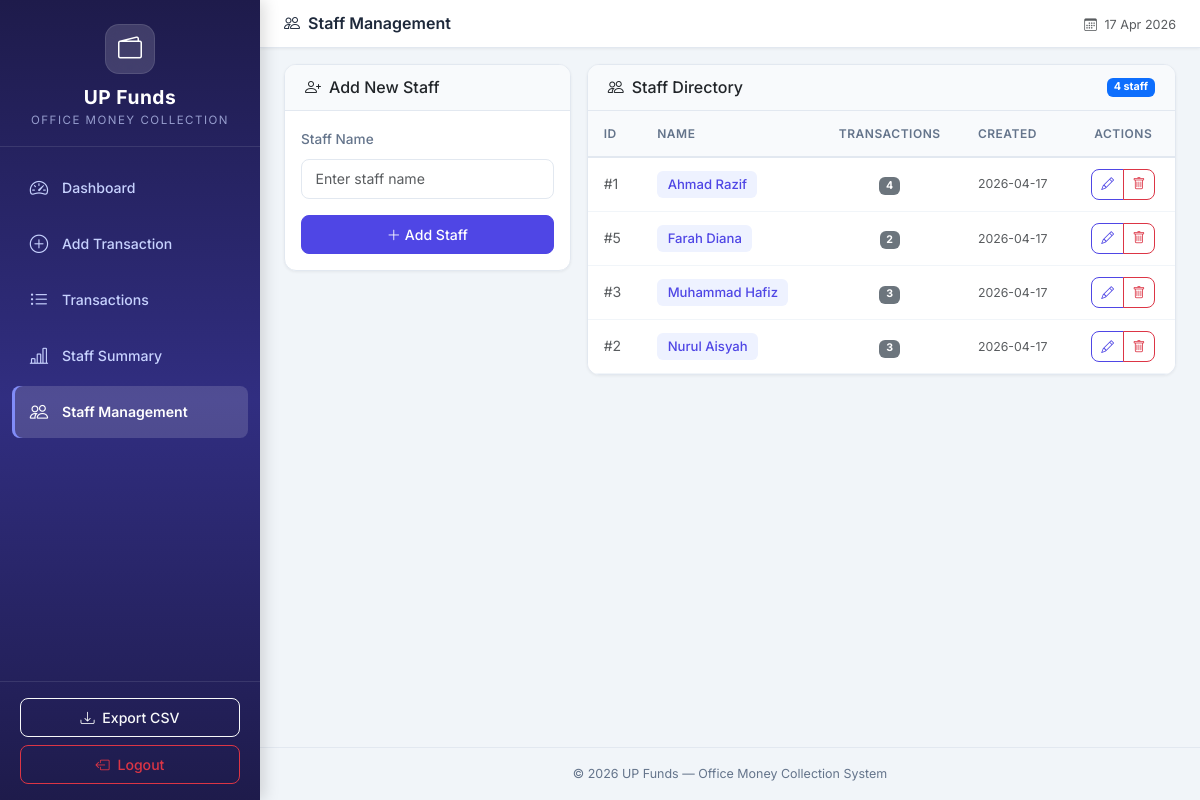
/staff (signed in), run on an earlier commit of the app's database.
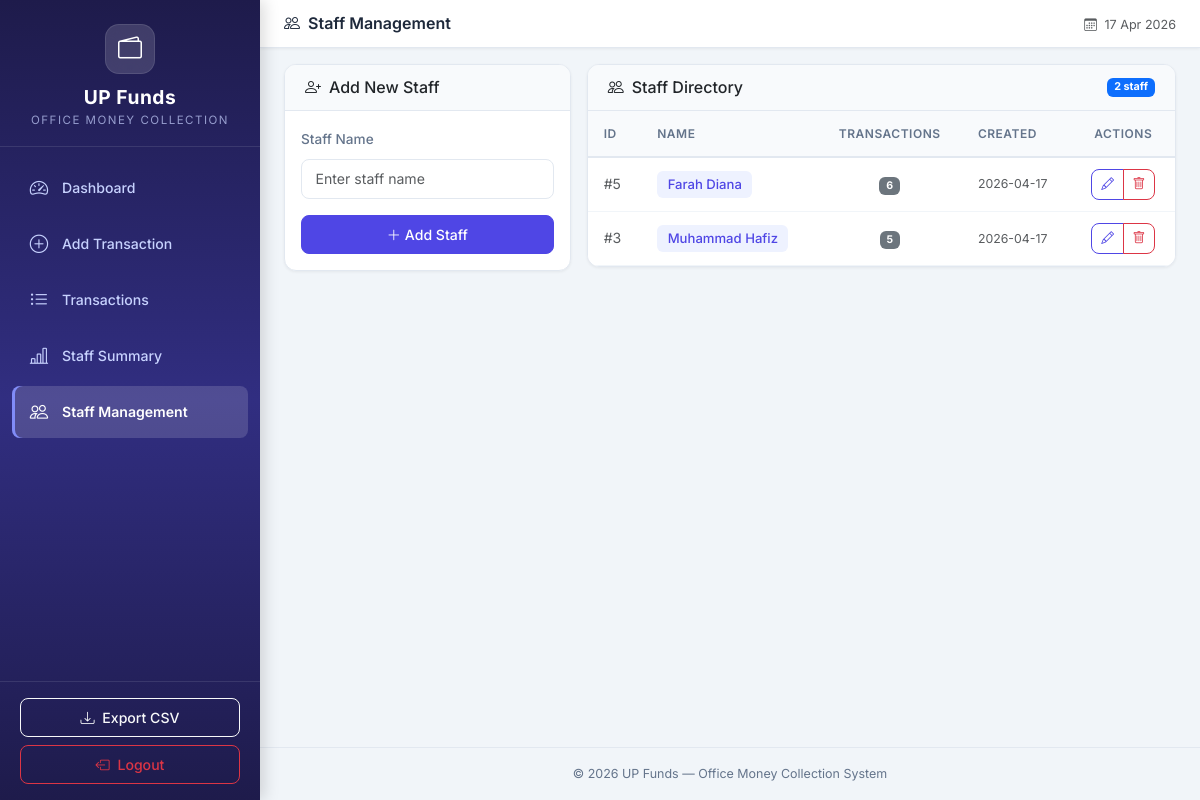
And on a later commit of the database.
### tables this page shows
CREATE TABLE staff (
            id INTEGER PRIMARY KEY AUTOINCREMENT,
            name TEXT NOT NULL UNIQUE,
            is_active INTEGER DEFAULT 1,
            created_at TIMESTAMP DEFAULT CURRENT_TIMESTAMP
        );

### app.py (the view)
@app.route('/staff')
@admin_required
def staff_list():
    conn = get_db_connection()
    staff_raw = conn.execute('''
        SELECT
            s.*,
            COUNT(cr.id) as transaction_count,
            COALESCE(SUM(cr.amount_in), 0) as total_in,
            COALESCE(SUM(CASE WHEN cr.expense_type = 'personal' THEN cr.amount_out ELSE 0 END), 0) as personal_refunds,
            (SELECT COALESCE(SUM(amount), 0) FROM transaction_splits ts WHERE ts.staff_id = s.id) as shared_expense
        FROM staff s
        LEFT JOIN cash_records cr ON s.id = cr.staff_id
        WHERE s.is_active = 1
        GROUP BY s.id
        ORDER BY s.name
    ''').fetchall()
    staff = []
    for row in staff_raw:
        net_balance = row['total_in'] - row['shared_expense'] - row['personal_refunds']
        staff.append({
            'id': row['id'],
            'name': row['name'],
            'created_at': row['created_at'],
            'transaction_count': row['transaction_count'],
            'net_balance': net_balance
        })
    conn.close()
    return render_template('staff.html', staff=staff)

### app.py (called while the page is built)
@app.context_processor
def inject_now():
    is_admin = session.get('role') == 'admin'
    return {'now': datetime.now(), 'is_admin': is_admin}

def admin_required(f):
    @wraps(f)
    def decorated_function(*args, **kwargs):
        if session.get('role') != 'admin':
            flash('Admin access is required to view this page.', 'danger')
            return redirect(url_for('login', next=request.url))
        return f(*args, **kwargs)
    return decorated_function

### database.py (called while the page is built)
def get_db_connection():
    conn = sqlite3.connect(DATABASE_PATH)
    conn.row_factory = sqlite3.Row  # Access columns by name
    conn.execute("PRAGMA foreign_keys = ON")  # Enable foreign key support
    return conn

### templates/staff.html (shortened to what this page needs)
{% extends 'base.html' %}
{% block page_title %}
    <i class="bi bi-people me-2"></i>Staff Management
{% endblock %}
{% block content %}
<div class="row g-3">
    <div class="col-lg-4">
        <div class="card content-card">
            <div class="card-header">
                <h6 class="mb-0"><i class="bi bi-person-plus me-2"></i>Add New Staff</h6>
            </div>
            <div class="card-body">
                <form method="POST" action="{{ url_for('add_staff') }}">
                    <div class="mb-3">
                        <label for="name" class="form-label fw-medium">Staff Name</label>
                        <input type="text" class="form-control" id="name" name="name"
                               placeholder="Enter staff name" required>
                    </div>
                    <button type="submit" class="btn btn-primary w-100">
                        <i class="bi bi-plus-lg me-1"></i>Add Staff
                    </button>
                </form>
            </div>
        </div>
    </div>
    <div class="col-lg-8">
        <div class="card content-card">
            <div class="card-header d-flex justify-content-between align-items-center">
                <h6 class="mb-0"><i class="bi bi-people me-2"></i>Staff Directory</h6>
                <span class="badge bg-primary">{{ staff|length }} staff</span>
            </div>
            <div class="card-body p-0">
                {% if staff %}
                <div class="table-responsive">
                    <table class="table table-hover mb-0">
                        <thead>
                            <tr>
                                <th>ID</th>
                                <th>Name</th>
                                <th class="text-center">Transactions</th>
                                <th>Created</th>
                                <th class="text-center">Actions</th>
                            </tr>
                        </thead>
                        <tbody>
                            {% for s in staff %}
                            <tr>
                                <td class="text-muted">#{{ s['id'] }}</td>
                                <td>
                                    <span class="staff-badge">{{ s['name'] }}</span>
                                </td>
                                <td class="text-center">
                                    <span class="badge bg-secondary">{{ s['transaction_count'] }}</span>
                                </td>
                                <td class="text-muted small">{{ s['created_at'][:10] if s['created_at'] else '—' }}</td>
                                <td class="text-center">
                                    <div class="btn-group btn-group-sm">
                                        <button type="button" class="btn btn-outline-primary"
                                                title="Edit"
                                                onclick="showEditModal({{ s['id'] }}, '{{ s['name']|e }}')">
                                            <i class="bi bi-pencil"></i>
                                        </button>
                                        <button type="button" class="btn btn-outline-danger"
                                                title="Delete"
                                                onclick="confirmDeleteStaff({{ s['id'] }}, '{{ s['name']|e }}', {{ s['net_balance'] }})">
                                            <i class="bi bi-trash"></i>
                                        </button>
                                    </div>
                                </td>
                            </tr>
                            {% endfor %}
                        </tbody>
                    </table>
                </div>
                {% else %}
                <div class="empty-state">
                    <i class="bi bi-people"></i>
                    <p>No staff members yet</p>
                    <p class="text-muted small">Use the form on the left to add your first staff member.</p>
                </div>
                {% endif %}
            </div>
        </div>
    </div>
</div>
{% endblock %}

### templates/base.html (shortened to what this page needs)
<!DOCTYPE html>
<html lang="en">
<head>
    <link href="https://cdn.jsdelivr.net/npm/bootstrap@5.3.3/dist/css/bootstrap.min.css" rel="stylesheet">
    <link href="https://cdn.jsdelivr.net/npm/bootstrap-icons@1.11.3/font/bootstrap-icons.min.css" rel="stylesheet">
    <link href="{{ url_for('static', filename='css/style.css') }}" rel="stylesheet">
</head>
<body>
    <nav id="sidebar" class="sidebar">
        <div class="sidebar-header">
            <div class="brand-icon">
                <i class="bi bi-wallet2"></i>
            </div>
            <h4 class="brand-title">UP Funds</h4>
            <p class="brand-subtitle">Office Money Collection</p>
        </div>
        <ul class="sidebar-nav">
            <li class="nav-item">
                <a href="{{ url_for('dashboard') }}"
                   class="nav-link {% if request.endpoint == 'dashboard' %}active{% endif %}">
                    <i class="bi bi-speedometer2"></i>
                    <span>Dashboard</span>
                </a>
            </li>
            {% if is_admin %}
            <li class="nav-item">
                <a href="{{ url_for('add_transaction') }}"
                   class="nav-link {% if request.endpoint == 'add_transaction' %}active{% endif %}">
                    <i class="bi bi-plus-circle"></i>
                    <span>Add Transaction</span>
                </a>
            </li>
            {% endif %}
            <li class="nav-item">
                <a href="{{ url_for('transactions') }}"
                   class="nav-link {% if request.endpoint == 'transactions' %}active{% endif %}">
                    <i class="bi bi-list-ul"></i>
                    <span>Transactions</span>
                </a>
            </li>
            <li class="nav-item">
                <a href="{{ url_for('staff_summary') }}"
                   class="nav-link {% if request.endpoint == 'staff_summary' %}active{% endif %}">
                    <i class="bi bi-bar-chart-line"></i>
                    <span>Staff Summary</span>
                </a>
            </li>
            {% if is_admin %}
            <li class="nav-item">
                <a href="{{ url_for('staff_list') }}"
                   class="nav-link {% if request.endpoint == 'staff_list' %}active{% endif %}">
                    <i class="bi bi-people"></i>
                    <span>Staff Management</span>
                </a>
            </li>
            {% endif %}
        </ul>
        <div class="sidebar-footer">
            <a href="{{ url_for('export_csv') }}" class="btn btn-outline-light btn-sm w-100 mb-2">
                <i class="bi bi-download me-1"></i> Export CSV
            </a>
            {% if is_admin %}
                <a href="{{ url_for('logout') }}" class="btn btn-outline-danger btn-sm w-100">
                    <i class="bi bi-box-arrow-left me-1"></i> Logout
                </a>
            {% else %}
                <a href="{{ url_for('login') }}" class="btn btn-outline-primary btn-sm w-100">
                    <i class="bi bi-shield-lock me-1"></i> Admin Login
                </a>
            {% endif %}
        </div>
    </nav>
    <div class="main-content">
        <div class="topbar">
            <h5 class="topbar-title mb-0">{% block page_title %}Dashboard{% endblock %}</h5>
            <div class="topbar-right">
                <span class="text-muted small">
                    <i class="bi bi-calendar3 me-1"></i>
                    {{ now.strftime('%d %b %Y') if now else '' }}
                </span>
            </div>
        </div>
        <div class="container-fluid px-4 py-3">
            {% block content %}{% endblock %}
        </div>
        <footer class="app-footer">
            <p class="mb-0">&copy; 2026 UP Funds — Office Money Collection System</p>
        </footer>
    </div>
</body>
</html>

What changed in the data, as far as the page shows it:
no longer on this page (row edited): staff: id "1", name "Ahmad Razif", transaction_count "4", created_at "2026-04-17"
no longer on this page (row edited): staff: id "2", name "Nurul Aisyah", transaction_count "3", created_at "2026-04-17"
changed staff "Farah Diana": transaction_count "2" → "6"
changed staff "Muhammad Hafiz": transaction_count "3" → "5"
Also different on the page:
{{ staff|length }}: "4" → "2"
